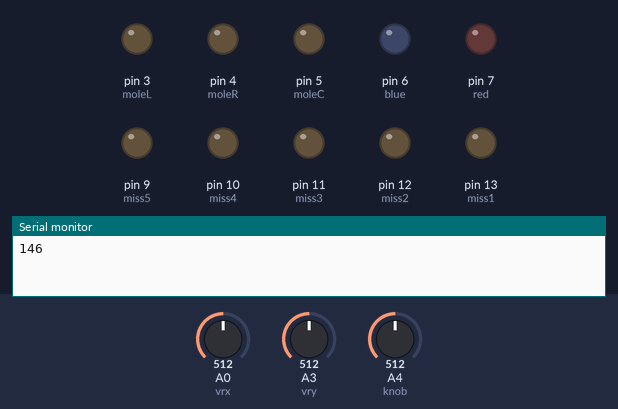
A sketch run on a simulated Arduino Uno, built with avr-gcc and run on an emulated ATmega328P. Shown: output pins drawn as LEDs (lit = HIGH), the last lines printed to the serial monitor. Dashed ring = blinking. The inputs (shaded band) are chosen by the test bench; at power-on: A0 (vrx) = 512, A4 (knob) = 512, A3 (vry) = 512. Random numbers use the default seed unless the sketch sets one.

Above: at 1.2 s.
1.3 s: A0 (vrx) set to 1023
At 1.9 s:
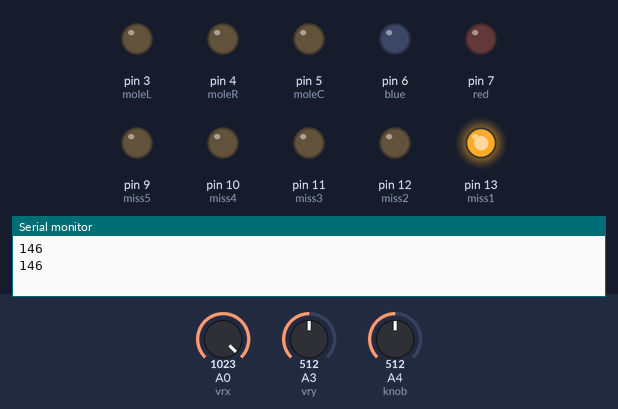
At 3.3 s:
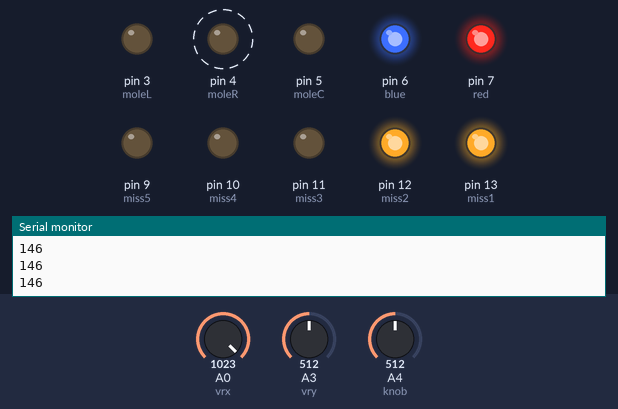
4.8 s: A0 (vrx) set to 900
At 9.7 s:
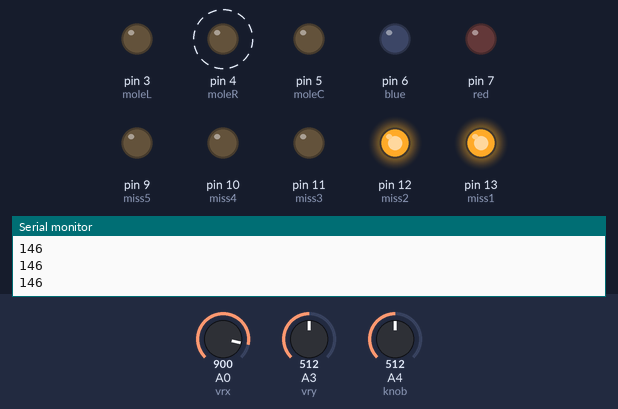
10.9 s: A4 (knob) set to 900
Timing chart, 0 to 13.9 s (numbered marks = the images above; inputs shaded):
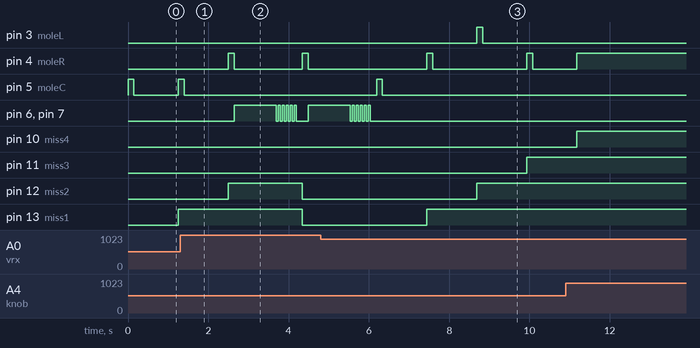

Measured:
- after the input at 1.3 s, pin 6 (blue), pin 7 (red): goes HIGH 1.1 s, 5 × (LOW 0.05 s, HIGH 0.05 s), LOW 0.30 s, then HIGH, starting after 1.3 s; pin 13 (miss1): HIGH → LOW after 3.0 s
- after the input at 4.8 s, pin 11 (miss3): LOW → HIGH after 5.1 s; pin 12 (miss2): LOW → HIGH after 3.9 s

The sketch:

whack_a_mole.ino
```cpp
int vrx = A0;
int vry = A3;
int R3 = 8;
int knob = A4;
int score = 0; //it's game over when the score is 5

long randNumber;

int red = 7;
int blue = 6;
int moleC = 5;
int moleR = 4;
int moleL = 3;

int miss1 = 13;
int miss2 = 12;
int miss3 = 11;
int miss4 = 10;
int miss5 = 9;

int spd = 0;
int xValue = 0;
int yValue = 0;
int counter = 0;

void setup(){
  Serial.begin(9600);
  pinMode(vrx, INPUT);
  pinMode(vry, INPUT);
  pinMode(knob, INPUT);
  pinMode(R3, INPUT);

  pinMode(red, OUTPUT);
  pinMode(blue, OUTPUT);
  pinMode(moleC, OUTPUT);
  pinMode(moleR, OUTPUT);
  pinMode(moleL, OUTPUT);

  pinMode(miss1, OUTPUT);
  pinMode(miss2, OUTPUT);
  pinMode(miss3, OUTPUT);
  pinMode(miss4, OUTPUT);
  pinMode(miss5, OUTPUT);

}

void loop(){

  xValue = map(analogRead(vrx),0, 1024, 0, 1000);
  yValue = map(analogRead(vry),0, 1024, 0, 1000);
  //you can change the speed of the moles with the knob

  spd = map(analogRead(knob),0, 678, 500, 30);
  //spd = analogRead(knob);
  Serial.println(spd);


  String xString = String(xValue);
  String yString = String(yValue);
  String jsStatus = "x: " + xString + " " + "y: " + yString;
  //Serial.println(jsStatus);

  //creates random number from 1 to 3
  randNumber = random(1, 4);
  //Serial.println(randNumber);

  counter = 0; //reset


  if(randNumber == 1){
    digitalWrite(moleL, HIGH);
    digitalWrite(moleR, LOW);
    digitalWrite(moleC, LOW);

    digitalWrite(red, LOW);
    digitalWrite(blue,LOW);
    delay(spd);
   }

  else if(randNumber == 2){
    digitalWrite(moleC, HIGH);
    digitalWrite(moleR, LOW);
    digitalWrite(moleL, LOW);

    digitalWrite(red,LOW);
    digitalWrite(blue,LOW);
    delay(spd);

  }

  else if(randNumber ==3){
    digitalWrite(moleR, HIGH);
    digitalWrite(moleL, LOW);
    digitalWrite(moleC, LOW);

    digitalWrite(red,LOW);
    digitalWrite(blue,LOW);
    delay(spd);

  }


  xValue = map(analogRead(vrx),0, 1024, 0, 1000);
  yValue = map(analogRead(vry),0, 1024, 0, 1000);


  if(randNumber == 1 && xValue < 10){
    digitalWrite(moleL, HIGH);
    digitalWrite(moleR, LOW);
    digitalWrite(moleC, LOW);

    digitalWrite(red, HIGH);
    digitalWrite(blue,HIGH);

    counter = 1;
    score = 0;
   }

   else  if(randNumber == 1 && 10 < xValue){
    digitalWrite(moleL, HIGH);
    digitalWrite(moleR, LOW);
    digitalWrite(moleC, LOW);

    digitalWrite(red, LOW);
    digitalWrite(blue,LOW);

    score = score + 1;
   }

  if(randNumber == 2 && yValue < 10){
    digitalWrite(moleL, LOW);
    digitalWrite(moleR, HIGH);
    digitalWrite(moleC, LOW);

    digitalWrite(red, HIGH);
    digitalWrite(blue,HIGH);

    counter = 1;
    score = 0;
   }

   else if(randNumber == 2 && 10 < yValue){
    digitalWrite(moleL, LOW);
    digitalWrite(moleR, HIGH);
    digitalWrite(moleC, LOW);

    digitalWrite(red, LOW);
    digitalWrite(blue,LOW);

    score = score + 1;
   }

   if(randNumber == 3 && 900 < xValue){
    digitalWrite(moleL, LOW);
    digitalWrite(moleR, LOW);
    digitalWrite(moleC, HIGH);

    digitalWrite(red, HIGH);
    digitalWrite(blue,HIGH);

    counter = 1;
    score = 0;
   }

   else if(randNumber == 3 && xValue < 900){
    digitalWrite(moleL, LOW);
    digitalWrite(moleR, LOW);
    digitalWrite(moleC, HIGH);

    digitalWrite(red, LOW);
    digitalWrite(blue,LOW);

    score = score + 1;
   }


  digitalWrite(moleL, LOW);
  digitalWrite(moleR, LOW);
  digitalWrite(moleC, LOW);

  delay(1000);

  if (counter == 1){
    digitalWrite(moleL, LOW);
    digitalWrite(moleR, LOW);
    digitalWrite(moleC, LOW);
    digitalWrite(red,HIGH);
    digitalWrite(blue,HIGH);
    delay(50);
    digitalWrite(red,LOW);
    digitalWrite(blue,LOW);
    delay(50);
    digitalWrite(red,HIGH);
    digitalWrite(blue,HIGH);
    delay(50);
    digitalWrite(red,LOW);
    digitalWrite(blue,LOW);
    delay(50);
    digitalWrite(red,HIGH);
    digitalWrite(blue,HIGH);
    delay(50);
    digitalWrite(red,LOW);
    digitalWrite(blue,LOW);
    delay(50);
    digitalWrite(red,HIGH);
    digitalWrite(blue,HIGH);
    delay(50);
    digitalWrite(red,LOW);
    digitalWrite(blue,LOW);
    delay(50);
    digitalWrite(red,HIGH);
    digitalWrite(blue,HIGH);
    delay(50);
    digitalWrite(red,LOW);
    digitalWrite(blue,LOW);
    delay(50);
    digitalWrite(red,HIGH);
    digitalWrite(blue,HIGH);
    delay(50);
    digitalWrite(red,LOW);
    digitalWrite(blue,LOW);
    delay(50);

  }

  else{
    digitalWrite(red, LOW);
    digitalWrite(blue,LOW);
    digitalWrite(moleL, LOW);
    digitalWrite(moleR, LOW);
    digitalWrite(moleC, LOW);
  }

  delay(100);

  if(score == 1){
    digitalWrite(miss1, HIGH);
  }
  else if(score == 2){
    digitalWrite(miss1, HIGH);
    digitalWrite(miss2,HIGH);
  }
  else if(score == 3){
    digitalWrite(miss1, HIGH);
    digitalWrite(miss2,HIGH);
    digitalWrite(miss3, HIGH);
  }
  else if(score == 4){
    digitalWrite(miss1, HIGH);
    digitalWrite(miss2,HIGH);
    digitalWrite(miss3, HIGH);
    digitalWrite(miss4,HIGH);
  }
  else if(score == 5){
    digitalWrite(miss1, HIGH);
    digitalWrite(miss2,HIGH);
    digitalWrite(miss3, HIGH);
    digitalWrite(miss4,HIGH);
    digitalWrite(miss5,HIGH);
    delay(1200);
    digitalWrite(miss1, HIGH);
    digitalWrite(miss2,HIGH);
    digitalWrite(miss3, HIGH);
    digitalWrite(miss4,HIGH);
    digitalWrite(miss5,HIGH);
    delay(150);
    digitalWrite(miss1, LOW);
    digitalWrite(miss2,LOW);
    digitalWrite(miss3, LOW);
    digitalWrite(miss4,LOW);
    digitalWrite(miss5,LOW);
    delay(150);
    digitalWrite(miss1, HIGH);
    digitalWrite(miss2,HIGH);
    digitalWrite(miss3, HIGH);
    digitalWrite(miss4,HIGH);
    digitalWrite(miss5,HIGH);
    delay(150);
    digitalWrite(miss1, LOW);
    digitalWrite(miss2,LOW);
    digitalWrite(miss3, LOW);
    digitalWrite(miss4,LOW);
    digitalWrite(miss5,LOW);
    delay(150);
    digitalWrite(miss1, HIGH);
    digitalWrite(miss2,HIGH);
    digitalWrite(miss3, HIGH);
    digitalWrite(miss4,HIGH);
    digitalWrite(miss5,HIGH);
    delay(150);
    digitalWrite(miss1, LOW);
    digitalWrite(miss2,LOW);
    digitalWrite(miss3, LOW);
    digitalWrite(miss4,LOW);
    digitalWrite(miss5,LOW);
    delay(150);
    digitalWrite(miss1, HIGH);
    digitalWrite(miss2,HIGH);
    digitalWrite(miss3, HIGH);
    digitalWrite(miss4,HIGH);
    digitalWrite(miss5,HIGH);
    delay(150);
    digitalWrite(miss1, LOW);
    digitalWrite(miss2,LOW);
    digitalWrite(miss3, LOW);
    digitalWrite(miss4,LOW);
    digitalWrite(miss5,LOW);
    delay(150);
    digitalWrite(miss1, HIGH);
    digitalWrite(miss2,HIGH);
    digitalWrite(miss3, HIGH);
    digitalWrite(miss4,HIGH);
    digitalWrite(miss5,HIGH);
    delay(150);
    digitalWrite(miss1, LOW);
    digitalWrite(miss2,LOW);
    digitalWrite(miss3, LOW);
    digitalWrite(miss4,LOW);
    digitalWrite(miss5,LOW);
    delay(150);
    digitalWrite(miss1, HIGH);
    digitalWrite(miss2,HIGH);
    digitalWrite(miss3, HIGH);
    digitalWrite(miss4,HIGH);
    digitalWrite(miss5,HIGH);
    delay(150);
    digitalWrite(miss1, LOW);
    digitalWrite(miss2,LOW);
    digitalWrite(miss3, LOW);
    digitalWrite(miss4,LOW);
    digitalWrite(miss5,LOW);
    delay(150);
    digitalWrite(miss1, HIGH);
    digitalWrite(miss2,HIGH);
    digitalWrite(miss3, HIGH);
    digitalWrite(miss4,HIGH);
    digitalWrite(miss5,HIGH);
    delay(150);
    digitalWrite(miss1, LOW);
    digitalWrite(miss2,LOW);
    digitalWrite(miss3, LOW);
    digitalWrite(miss4,LOW);
    digitalWrite(miss5,LOW);
    delay(1000);
    score = 0;
  }
  else if (score == 0){
    digitalWrite(miss1, LOW);
    digitalWrite(miss2,LOW);
    digitalWrite(miss3, LOW);
    digitalWrite(miss4,LOW);
    digitalWrite(miss5, LOW);
  }


}
```
